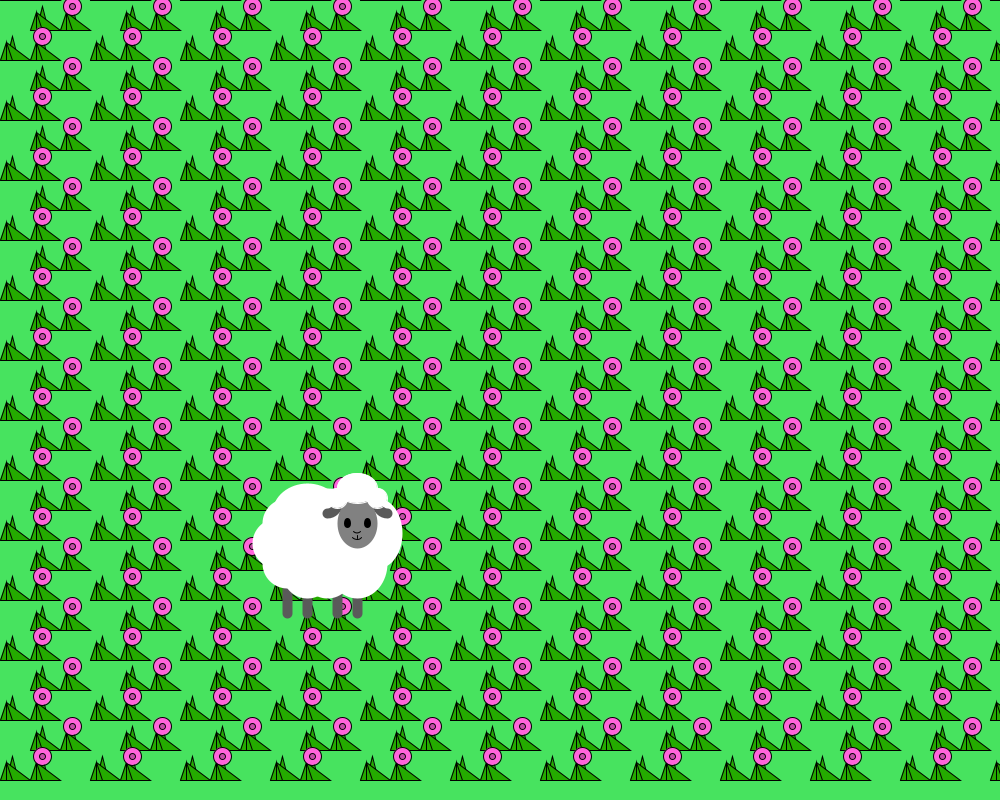
Frame 1 (no input)
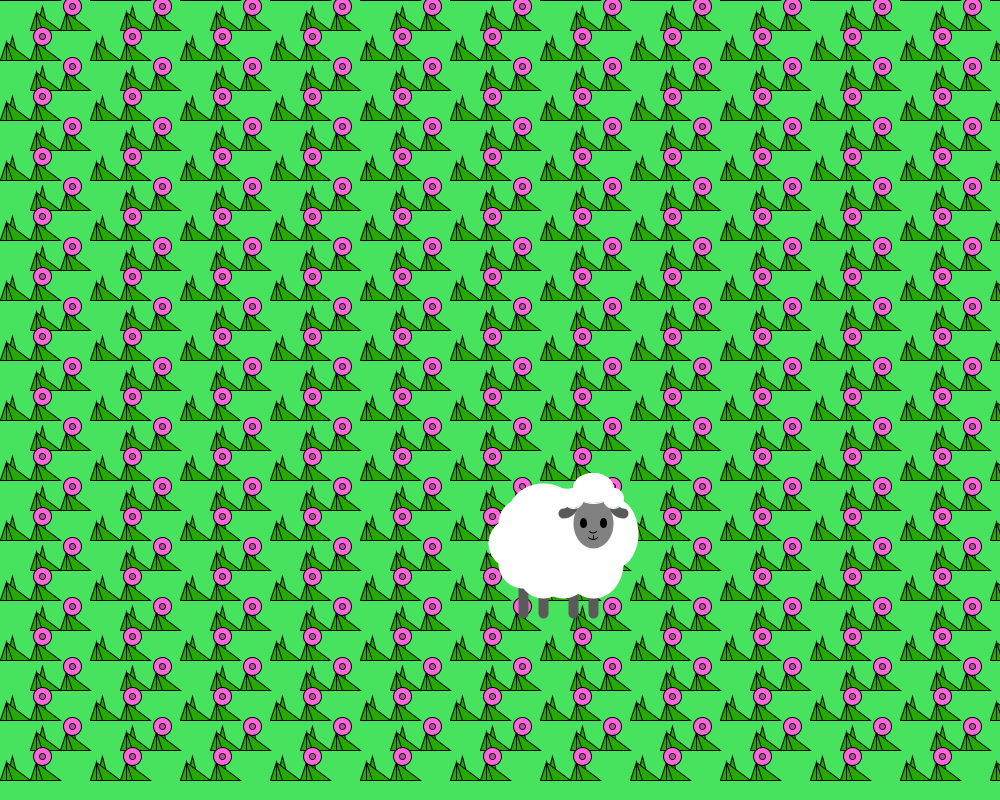
Frame 60 (the mouse pressed at the canvas centre just before this capture)
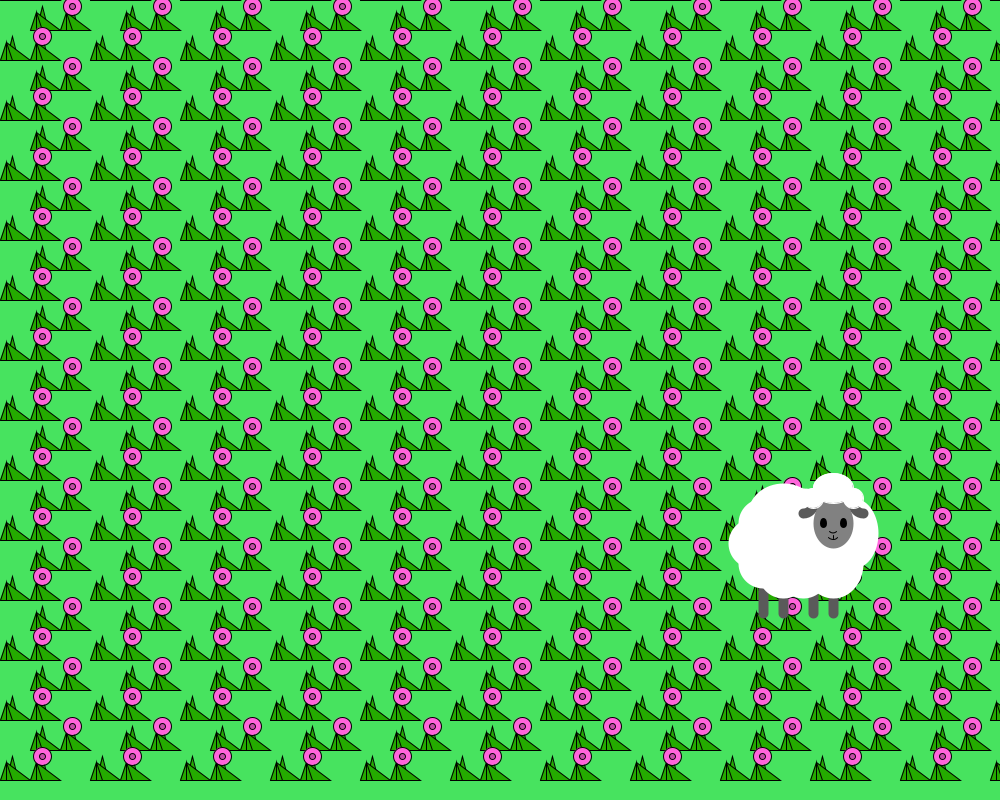
Frame 120 (the mouse held since frame 60 and released just before this capture)

The Processing sketch that drew these frames (run headless with seeded random() and noise(); from frame 60 on, the mouse is pressed at the canvas centre):

// Processing sketch: moving_sheep
// ── moving_sheep.pde
void setup(){
  size(1000,800);
  g=height/120;    //잔디 모눈 한칸값
  s=height/80;    //양 모눈 한칸값
  sx1=width*3/4;    //양1의 x좌표
  sy1=height*2/3;    //양1의 y좌표
  sx2=width/3;    //양2의 x좌표
  sy2=height*2/3;    //양2의 y좌표
  sd1=1;
  sd2=1;
}
int g;    //잔디 모눈 한칸값
int s;    //양 모눈 한칸값
int sx1;    //양1의 x좌표
int sy1;    //양1의 y좌표
int sx2;    //양2의 x좌표
int sy2;    //양2의 y좌표
int i,t;
int sd1,sd2;

void grass1(){
  fill(#24AA00);    //잔디색: 초록색
  triangle(i+g*6,t,i+g*8,t,i+g*7,t-g*4);    //잔디그리기1
  triangle(i+g*5,t,i+g*10,t,i+g*6,t-g*3);    //잔디그리기2
  triangle(i+g*6,t,i+g*7,t,i+g*6,t-g*3);    //잔디그리기3
}

void grass2(){
  fill(#24AA00);    //잔디색: 초록색
  triangle(i+g*6,t,i+g*8,t,i+g*7,t-g*4);    //잔디그리기1
  triangle(i+g*5,t,i+g*10,t,i+g*6,t-g*3);    //잔디그리기2
  triangle(i+g*6,t,i+g*7,t,i+g*6,t-g*3);    //잔디그리기3
}

void flower1(){
  fill(#24AA00);    //잔디색: 초록색
  triangle(i+g,t,i+g*3,t,i+g*2,t-g*4);    //잔디그리기1
  triangle(i,t,i+g*5,t,i+g,t-g*3);    //잔디그리기2
  triangle(i+g,t,i+g*2,t,i+g,t-g*3);    //잔디그리기3
      
  fill(#FF64DB);    //꽃잎색: 분홍색
  ellipse(i+g*7,t-g*4,g*3,g*3);    //꽃잎 그리기
  fill(#C14CA6);    //꽃중앙색: 진한분홍색
  ellipse(i+g*7,t-g*4,g,g);   //꽃중앙 그리기
}

void flower2(){
  fill(#24AA00);    //잔디색: 초록색
  triangle(i+g,t,i+g*3,t,i+g*2,t-g*4);    //잔디그리기1
  triangle(i,t,i+g*5,t,i+g,t-g*3);    //잔디그리기2
  triangle(i+g,t,i+g*2,t,i+g,t-g*3);    //잔디그리기3
      
  fill(#FF64DB);    //꽃잎색: 분홍색
  ellipse(i+g*7,t-g*4,g*3,g*3);    //꽃잎 그리기
  fill(#C14CA6);    //꽃중앙색: 진한분홍색
  ellipse(i+g*7,t-g*4,g,g);   //꽃중앙 그리기
}

void sheep1(){
  strokeWeight(10);
  stroke(#5A5A5A);    //다리색: 진회색
  line(sx1-s*3, sy1+s*4,sx1-s*3, sy1+s*8);    //다리그리기1
  line(sx1-s, sy1+s*4,sx1-s, sy1+s*8);    //다리그리기2
  line(sx1+s*2, sy1+s*4,sx1+s*2, sy1+s*8);    //다리그리기3
  line(sx1+s*4, sy1+s*4,sx1+s*4, sy1+s*8);    //다리 그리기4

  fill(255);    //몸통색: 흰색
  stroke(255);    //몸통의 원 라인색: 흰색
  ellipse(sx1+s, sy1, s*8,s*8);    //매인몸통 그리기

  ellipse(sx1-s*5, sy1, s*4,s*6);    //몸통털그리기1
  ellipse(sx1-s*3, sy1+s*3, s*5,s*6);    //몸통털그리기2
  ellipse(sx1, sy1+s*4, s*4,s*4);    //몸통털그리기3
  ellipse(sx1+s*2, sy1+s*4, s*4,s*4);    //몸통털그리기4
  ellipse(sx1+s*4, sy1+s*3, s*4,s*4);    //몸통털그리기5
  ellipse(sx1+s*5, sy1+s, s*4,s*4);    //몸통털그리기6
  ellipse(sx1+s*4, sy1-s, s*4,s*4);    //몸통털그리기7
  ellipse(sx1+s*2, sy1-s*2, s*6,s*5);    //몸통털그리기8

  fill(#818181);    //머리색: 회색
  ellipse(sx1-s*3, sy1-s, s*5,s*6);    //머리

  strokeWeight(10);    //귀굵기: 10
  stroke(#5A5A5A);    //귀색: 진회색
  noFill();    //귀 채우지 않기
  arc(sx1-s*6, sy1-s*3,s*2,s*2,radians(0),radians(90));    //왼쪽귀
  arc(sx1,sy1-s*3,s*2,s*2,radians(90),radians(180));    //오른쪽귀

  strokeWeight(5);    //눈 굵기: 5
  stroke(0);    //눈의 원 라인색: 검은색
  fill(0);    //눈색: 검은색
  ellipse(sx1-s*4, sy1-s, s/4,s/2);    //왼쪽눈
  ellipse(sx1-s*2, sy1-s, s/4,s/2);    //오른쪽눈

  strokeWeight(1);    //코,인중,입 굵기: 1
  noFill();    //코, 입 채우지 않기
  arc(sx1-s*3, sy1-s/2,s,s,radians(45),radians(135));    //코그리기
  line(sx1-s*3, sy1+s/4,sx1-s*3, sy1+s/2);    //인중그리기
  arc(sx1-s*3, sy1+s/4,s,s,radians(35),radians(145));    //입그리기

  fill(255);    //머리털색: 흰색
  stroke(255);    //머리털의 원 라인색: 흰색
  ellipse(sx1-s*3, sy1-s*9/2, s*4,s*3);    //머리털그리기1
  ellipse(sx1-s, sy1-s*7/2, s*2,s*2);    //머리털그리기2
  ellipse(sx1-s*5, sy1-s*7/2, s*2,s*2);    //머리털그리기3
}

void sheep2_r(){
    strokeWeight(10);
  stroke(#5A5A5A);    //다리색: 진회색
  line(sx2-s*5, sy2+s*4,sx2-s*5, sy2+s*8);    //다리그리기1
  line(sx2-s*3, sy2+s*4,sx2-s*3, sy2+s*8);    //다리그리기2
  line(sx2, sy2+s*4,sx2, sy2+s*8);    //다리그리기3
  line(sx2+s*2, sy2+s*4,sx2+s*2, sy2+s*8);    //다리 그리기4
  

  fill(255);    //몸통색: 흰색
  stroke(255);    //몸통의 원 라인색: 흰색
  ellipse(sx2-s, sy2, s*8,s*8);    //매인몸통 그리기

  ellipse(sx2+s*4, sy2, s*4,s*6);    //몸통털그리기1
  ellipse(sx2+s*2, sy2+s*3, s*5,s*6);    //몸통털그리기2
  ellipse(sx2-s, sy2+s*4, s*4,s*4);    //몸통털그리기3
  ellipse(sx2-s*3, sy2+s*4, s*4,s*4);    //몸통털그리기4
  ellipse(sx2-s*5, sy2+s*3, s*4,s*4);    //몸통털그리기5
  ellipse(sx2-s*6, sy2+s, s*4,s*4);    //몸통털그리기6
  ellipse(sx2-s*5, sy2-s, s*4,s*4);    //몸통털그리기7
  ellipse(sx2-s*3, sy2-s*2, s*6,s*5);    //몸통털그리기8
  
  fill(#818181);    //머리색: 회색
  ellipse(sx2+s*2, sy2-s, s*5,s*6);    //머리

  strokeWeight(10);    //귀굵기: 10
  stroke(#5A5A5A);    //귀색: 진회색
  noFill();    //귀 채우지 않기
  arc(sx2-s, sy2-s*3,s*2,s*2,radians(0),radians(90));    //왼쪽귀
  arc(sx2+s*5,sy2-s*3,s*2,s*2,radians(90),radians(180));    //오른쪽귀

  strokeWeight(5);    //눈 굵기: 5
  stroke(0);    //눈의 원 라인색: 검은색
  fill(0);    //눈색: 검은색
  ellipse(sx2+s, sy2-s, s/4,s/2);    //왼쪽눈
  ellipse(sx2+s*3, sy2-s, s/4,s/2);    //오른쪽눈

  strokeWeight(1);    //코,인중,입 굵기: 1
  noFill();    //코, 입 채우지 않기
  arc(sx2+s*2, sy2-s/2,s,s,radians(45),radians(135));    //코그리기
  line(sx2+s*2, sy2+s/4,sx2+s*2, sy2+s/2);    //인중그리기
  arc(sx2+s*2, sy2+s/4,s,s,radians(35),radians(145));    //입그리기

  fill(255);    //머리털색: 흰색
  stroke(255);    //머리털의 원 라인색: 흰색
  ellipse(sx2+s*2, sy2-s*9/2, s*4,s*3);    //머리털그리기1
  ellipse(sx2+s*4, sy2-s*7/2, s*2,s*2);    //머리털그리기2
  ellipse(sx2, sy2-s*7/2, s*2,s*2);    //머리털그리기3
}

void sheep2_l(){
  strokeWeight(10);
  stroke(#5A5A5A);    //다리색: 진회색
  line(sx2-s*3, sy2+s*4,sx2-s*3, sy2+s*8);    //다리그리기1
  line(sx2-s, sy2+s*4,sx2-s, sy2+s*8);    //다리그리기2
  line(sx2+s*2, sy2+s*4,sx2+s*2, sy2+s*8);    //다리그리기3
  line(sx2+s*4, sy2+s*4,sx2+s*4, sy2+s*8);    //다리 그리기4

  fill(255);    //몸통색: 흰색
  stroke(255);    //몸통의 원 라인색: 흰색
  ellipse(sx2+s, sy2, s*8,s*8);    //매인몸통 그리기

  ellipse(sx2-s*5, sy2, s*4,s*6);    //몸통털그리기1
  ellipse(sx2-s*3, sy2+s*3, s*5,s*6);    //몸통털그리기2
  ellipse(sx2, sy2+s*4, s*4,s*4);    //몸통털그리기3
  ellipse(sx2+s*2, sy2+s*4, s*4,s*4);    //몸통털그리기4
  ellipse(sx2+s*4, sy2+s*3, s*4,s*4);    //몸통털그리기5
  ellipse(sx2+s*5, sy2+s, s*4,s*4);    //몸통털그리기6
  ellipse(sx2+s*4, sy2-s, s*4,s*4);    //몸통털그리기7
  ellipse(sx2+s*2, sy2-s*2, s*6,s*5);    //몸통털그리기8

  fill(#818181);    //머리색: 회색
  ellipse(sx2-s*3, sy2-s, s*5,s*6);    //머리

  strokeWeight(10);    //귀굵기: 10
  stroke(#5A5A5A);    //귀색: 진회색
  noFill();    //귀 채우지 않기
  arc(sx2-s*6, sy2-s*3,s*2,s*2,radians(0),radians(90));    //왼쪽귀
  arc(sx2,sy2-s*3,s*2,s*2,radians(90),radians(180));    //오른쪽귀

  strokeWeight(5);    //눈 굵기: 5
  stroke(0);    //눈의 원 라인색: 검은색
  fill(0);    //눈색: 검은색
  ellipse(sx2-s*4, sy2-s, s/4,s/2);    //왼쪽눈
  ellipse(sx2-s*2, sy2-s, s/4,s/2);    //오른쪽눈

  strokeWeight(1);    //코,인중,입 굵기: 1
  noFill();    //코, 입 채우지 않기
  arc(sx2-s*3, sy2-s/2,s,s,radians(45),radians(135));    //코그리기
  line(sx2-s*3, sy2+s/4,sx2-s*3, sy2+s/2);    //인중그리기
  arc(sx2-s*3, sy2+s/4,s,s,radians(35),radians(145));    //입그리기

  fill(255);    //머리털색: 흰색
  stroke(255);    //머리털의 원 라인색: 흰색
  ellipse(sx2-s*3, sy2-s*9/2, s*4,s*3);    //머리털그리기1
  ellipse(sx2-s, sy2-s*7/2, s*2,s*2);    //머리털그리기2
  ellipse(sx2-s*5, sy2-s*7/2, s*2,s*2);    //머리털그리기3
}

void draw(){
  background(#47E35F);
  stroke(0);
  
  for(i=g*5; i<width; i+=g*15){    //생성 반복문 가로줄
    for(t=g*5; t<=height; t+=g*10){    //생성 반복문 세로줄
      grass2();
      flower2();
    }
  }
  for(i=0; i<width; i+=g*15){    //생성 반복문 가로줄
    for(t=0; t<=height; t+=g*10){    //생성 반복문 세로줄
      grass1();
      flower1();
    }
  }
  //sheep1();
  sx2=(sx2+4)*sd2;
  //sy2=sy2+(sx2/100);
  if((sx2>width-s*7)||(sx2<s*7)){
    sd2=-sd2;
  }if(sd2==1){
    sheep2_r();
  }else{
    sheep2_l();
  }
}
